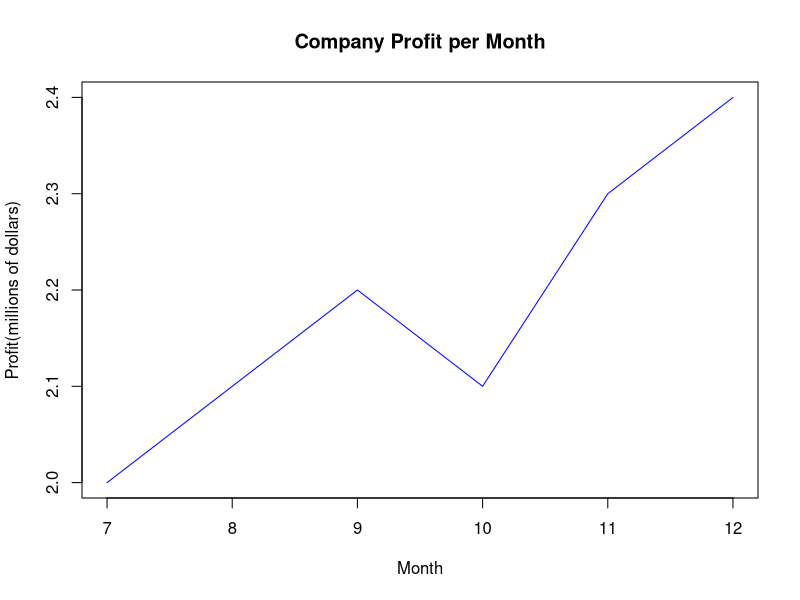

Write the R code that produced this figure.
## ---- chunk 1
profit <- c(2.0, 2.1, 2.2, 2.1, 2.3, 2.4)
month <- c(7, 8, 9, 10, 11, 12)
profitbyMonth <- data.frame(month, profit)
profitbyMonth
str(profitbyMonth)
## ---- chunk 2
plot(profitbyMonth$profit~profitbyMonth$month,
   type="l",
   main="Company Profit per Month",
   xlab="Month",
   ylab="Profit(millions of dollars)",
   col="blue")
